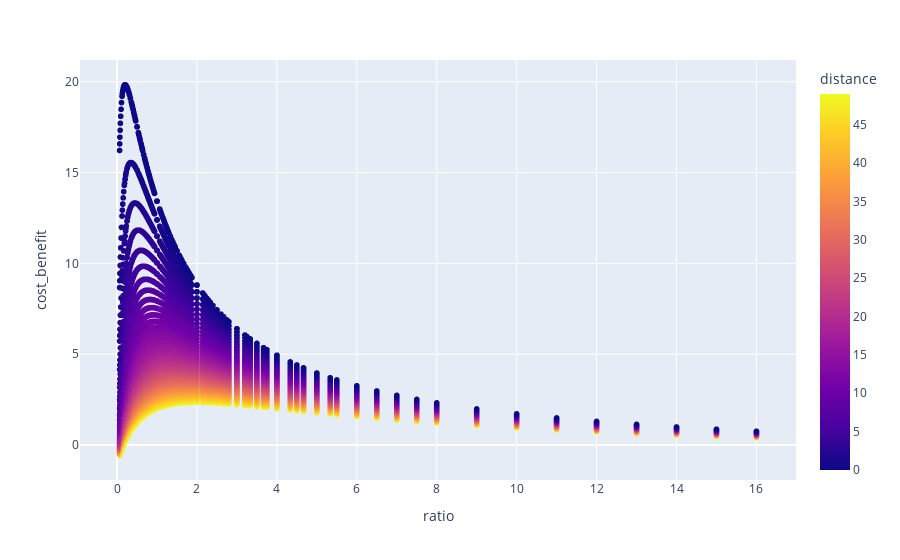

Notebook cell for this chart:
### Code cell
px.scatter(df, x="ratio", y="cost_benefit", color="distance")

### Figure 1 — Plotly figure (JSON) as saved in the notebook; plotly's stock layout.template omitted (floating-point values rounded to 4 significant figures; data arrays with more than 128 entries replaced by an {"elided": "..."} marker saying what was removed)
{"data": [{"hovertemplate": "ratio=%{x}<br>cost_benefit=%{y}<br>distance=%{marker.color}<extra></extra>", "legendgroup": "", "marker": {"color": {"elided": "12800 int values"}, "coloraxis": "coloraxis", "symbol": "circle"}, "mode": "markers", "name": "", "showlegend": false, "type": "scattergl", "x": {"elided": "12800 float values"}, "xaxis": "x", "y": {"elided": "12800 float values"}, "yaxis": "y"}], "layout": {"coloraxis": {"colorbar": {"title": {"text": "distance"}}, "colorscale": [[0, "#0d0887"], [0.1111, "#46039f"], [0.2222, "#7201a8"], [0.3333, "#9c179e"], [0.4444, "#bd3786"], [0.5556, "#d8576b"], [0.6667, "#ed7953"], [0.7778, "#fb9f3a"], [0.8889, "#fdca26"], [1, "#f0f921"]]}, "legend": {"tracegroupgap": 0}, "margin": {"t": 60}, "xaxis": {"anchor": "y", "domain": [0, 1], "title": {"text": "ratio"}}, "yaxis": {"anchor": "x", "domain": [0, 1], "title": {"text": "cost_benefit"}}}}
